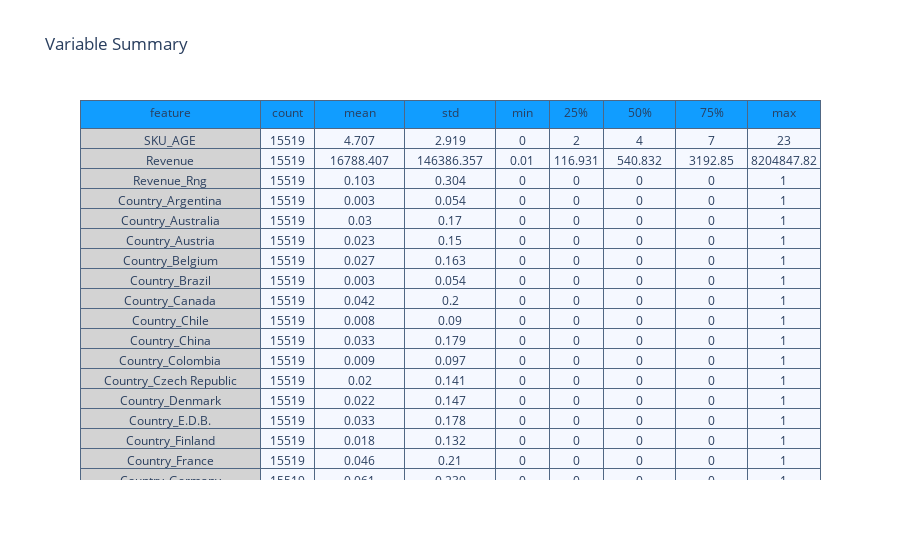

The notebook cell this image was saved under:
### Code cell
summary = (rev_copy[[i for i in rev_copy.columns if i not in Id_col]].
           describe().transpose().reset_index())

summary = summary.rename(columns = {"index" : "feature"})
summary = np.around(summary,3)

val_lst = [summary['feature'], summary['count'],
           summary['mean'],summary['std'],
           summary['min'], summary['25%'],
           summary['50%'], summary['75%'], summary['max']]

trace  = go.Table(header = dict(values = summary.columns.tolist(),
                                line = dict(color = ['#506784']),
                                fill = dict(color = ['#119DFF']),
                               ),
                  cells  = dict(values = val_lst,
                                line = dict(color = ['#506784']),
                                fill = dict(color = ["lightgrey",'#F5F8FF'])
                               ),
                  columnwidth = [200,60,100,100,60,60,80,80,80])
layout = go.Layout(dict(title = "Variable Summary"))
figure = go.Figure(data=[trace],layout=layout)
py.iplot(figure)

### Figure 1 — Plotly figure (JSON) as saved in the notebook; plotly's stock layout.template omitted (floating-point values rounded to 4 significant figures; data arrays with more than 128 entries replaced by an {"elided": "..."} marker saying what was removed)
{"data": [{"cells": {"fill": {"color": ["lightgrey", "#F5F8FF"]}, "line": {"color": ["#506784"]}, "values": {"elided": "9x78 mixed values"}}, "columnwidth": [200, 60, 100, 100, 60, 60, 80, 80, 80], "header": {"fill": {"color": ["#119DFF"]}, "line": {"color": ["#506784"]}, "values": ["feature", "count", "mean", "std", "min", "25%", "50%", "75%", "max"]}, "type": "table"}], "layout": {"title": {"text": "Variable Summary"}}}
